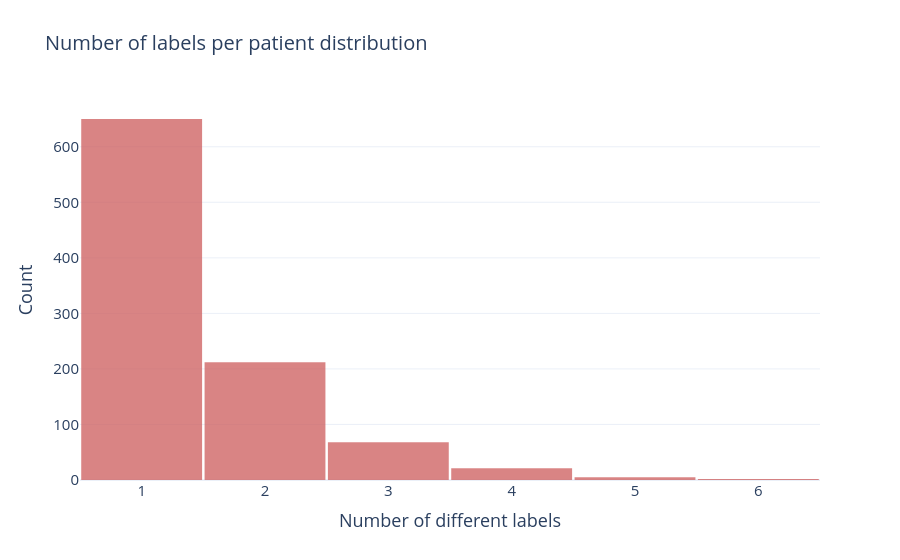

The cell this chart's notebook holds for it:
### Markdown cell above
#### Results
_To be filled after running the notebook._

### Code cell
# --- 1. Número de labels distintos por paciente ---
labels_per_patient = df.groupby("name")["label"].nunique()

# --- 3. Figura: histograma + KDE arriba, boxplot horizontal abajo ---
fig = make_subplots(
    rows=1, cols=1,
    shared_xaxes=True,
    row_heights=[1],
    vertical_spacing=0.03,
)

fig.add_trace(
    go.Histogram(
        x=labels_per_patient,
        name="Labels/paciente",
        marker_color="indianred",
        opacity=0.75,
        xbins=dict(size=1),
        showlegend=False,
    ),
    row=1, col=1
)

# --- 4. Layout ---
fig.update_layout(
    template="plotly_white",
    title_text="Number of labels per patient distribution",
    font=dict(size=15),
    title_font=dict(size=20),
    bargap=0.02,
)
fig.update_yaxes(title_text="Count", row=1, col=1)
fig.update_yaxes(showticklabels=False, row=2, col=1)
fig.update_xaxes(title_text="Number of different labels")

fig.show()

### Figure 1 — Plotly figure (JSON) as saved in the notebook; plotly's stock layout.template omitted (floating-point values rounded to 4 significant figures; data arrays with more than 128 entries replaced by an {"elided": "..."} marker saying what was removed)
{"data": [{"marker": {"color": "indianred"}, "name": "Labels/paciente", "opacity": 0.75, "showlegend": false, "type": "histogram", "x": {"elided": "958 int values"}, "xaxis": "x", "xbins": {"size": 1}, "yaxis": "y"}], "layout": {"bargap": 0.02, "font": {"size": 15}, "title": {"font": {"size": 20}, "text": "Number of labels per patient distribution"}, "xaxis": {"anchor": "y", "domain": [0, 1], "title": {"text": "Number of different labels"}}, "yaxis": {"anchor": "x", "domain": [0, 1], "title": {"text": "Count"}}}}
